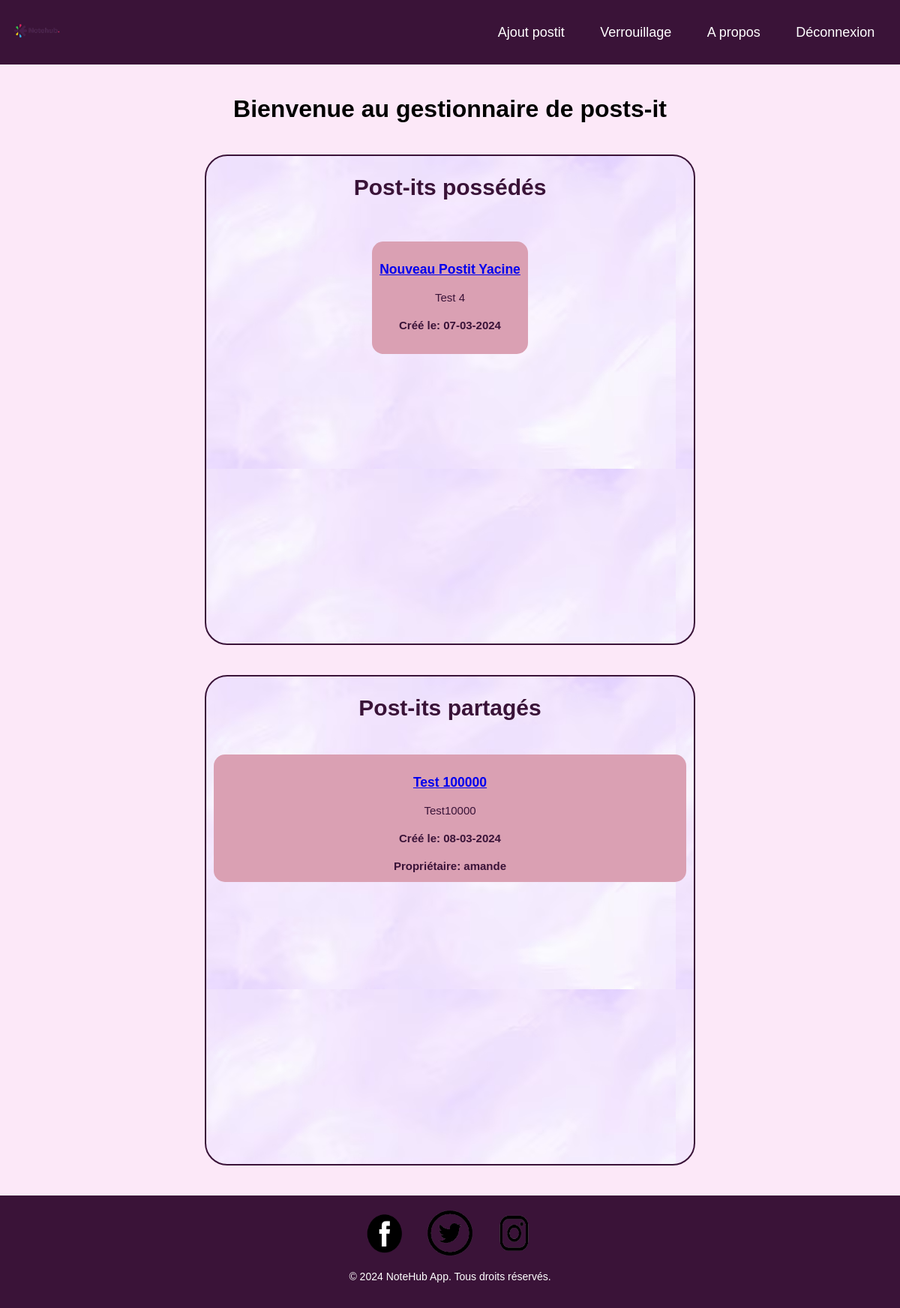
/controleur/AccueilControleur.php (signed in), run on an earlier commit of the app's database.
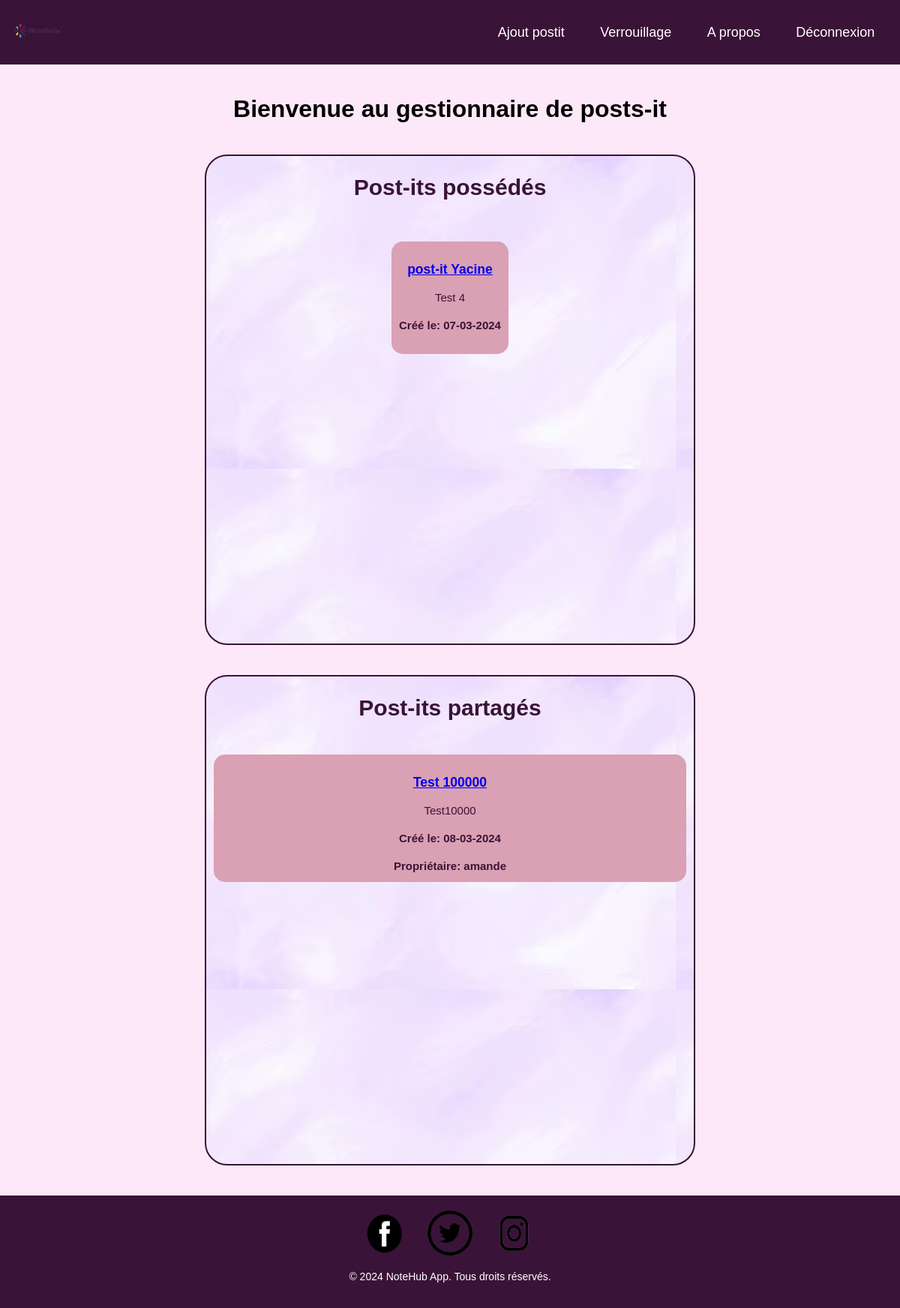
And on a later commit of the database.
### tables this page shows
CREATE TABLE POSTIT (
    IDPOSTIT INTEGER PRIMARY KEY AUTOINCREMENT,
    DATEDECREATION TEXT NOT NULL,
    TITRE TEXT NOT NULL,
    PSEUDO TEXT NOT NULL,
    LIBELLE TEXT NOT NULL,
    IDUSER INTEGER,
    FOREIGN KEY (IDUSER) REFERENCES USER(IDUSER)
);

### controleur/AccueilControleur.php (called while the page is built, shortened)
<?php
require_once __DIR__ . '/../modele/PostitModel.php';
$postitModel = new PostitModel();
$allPostits = $postitModel->getUserPostits($_SESSION['userId']) ?: [];
$sharedPostits = isset($_SESSION['userId']) ? $postitModel->getSharedPostits($_SESSION['userId']) : [];
$sharedPostits = [];
if (isset($_SESSION['userId'])) {
    $userId = $_SESSION['userId'];
    $sharedPostits = $postitModel->getSharedPostits($userId);
} else {
   ;
}
require_once __DIR__ . '/../vue/AccueilVue.php';
?>

### modele/PostitModel.php (called while the page is built, shortened)
<?php
class PostitModel {
    private $db;
    public function __construct() {
        $this->db = new PDO('sqlite:C:\xampp\htdocs\ProjetTER\src\bdd\scrip.sqlite');
    }
    public function getUserPostits($userId) {
        $sql = "SELECT p.* FROM POSTIT p
                WHERE p.IDUSER = :userId";
        $stmt = $this->db->prepare($sql);
        $stmt->bindParam(':userId', $userId, PDO::PARAM_INT);
        $stmt->execute();
        return $stmt->fetchAll(PDO::FETCH_ASSOC);
    }
    public function getSharedPostits($userId) {
        $sql = "SELECT p.* FROM POSTIT p
                INNER JOIN Partage pa ON p.IDPOSTIT = pa.IDPOSTIT
                WHERE pa.IDUSER = :userId";
        $stmt = $this->db->prepare($sql);
        $stmt->bindParam(':userId', $userId);
        $stmt->execute();
        return $stmt->fetchAll(PDO::FETCH_ASSOC);
    }
}
?>

### vue/AccueilVue.php (the view, shortened to what this page needs)
<!DOCTYPE html>
<html lang="en">
<head>
    <link rel="stylesheet" href="vue/styles/accueil.css">
</head>
<body>
    <header>
        <?php
        require_once 'vue/Styles/header.php'
        ?>
    </header>
    <div class="container">
        <h1>Bienvenue au gestionnaire de posts-it</h1>
        <div class="post-it-wrapper">
            <h2>Post-its possédés</h2>
            <div class="post-it-container" id="post-it-container-owned">
            <div class="post-it-container" id="post-it-container-owned">
    <?php foreach ($allPostits as $postit){ ?>
        <div class="post-it">
                 <a href="index.php?page=PostitDetail&id=<?php echo $postit['IDPOSTIT']; ?>">
                    <h3><?php echo htmlspecialchars($postit['TITRE'], ENT_QUOTES, 'UTF-8'); ?></h3>
                 </a>
            <p><?php echo nl2br(htmlspecialchars($postit['LIBELLE'], ENT_QUOTES, 'UTF-8')); ?></p>
            <h4>Créé le: <?php echo htmlspecialchars($postit['DATEDECREATION'], ENT_QUOTES, 'UTF-8'); ?></h4>
        </div>
    <?php }; ?>
</div>
            </div>
        </div>
<div class="post-it-wrapper">
    <h2>Post-its partagés</h2>
    <div class="post-it-container" id="post-it-container-shared">
        <?php foreach ($sharedPostits as $postit):?>
            <div class="post-it">
                <a href="index.php?page=PostitSharedDetail&id=<?php echo $postit['IDPOSTIT']; ?>">
                    <h3><?php echo htmlspecialchars($postit['TITRE'], ENT_QUOTES, 'UTF-8'); ?></h3>
                </a>
                <p><?php echo nl2br(htmlspecialchars($postit['LIBELLE'], ENT_QUOTES, 'UTF-8')); ?></p>
                <h4>Créé le: <?php echo htmlspecialchars($postit['DATEDECREATION'], ENT_QUOTES, 'UTF-8'); ?></h4>
                <h4>Propriétaire: <?php echo htmlspecialchars($postit['PSEUDO']); ?></h4>
            </div>
        <?php endforeach; ?>
    </div>
</div>
        </div>
<footer>
        <?php
            require_once 'vue/Styles/footer.php'
        ?>
    </footer>
</body>
</html>

### vue/styles/header.php
<nav>
            <div class="logo">
                <img src="vue/images/logosite.png" alt="logo">
            </div>
            <div class="links">
                <ul>
                    <li><a href="#" id= "ajouterPostItBtn" >Ajout postit</a></li>
                    <li><a href="#">Verrouillage</a></li>
                    <li><a href="index.php?page=apropos">A propos</a></li>
                    <li><a href="#" id="logoutBtn">Déconnexion</a></li>
                </ul>
            </div>
        </nav>

### vue/styles/footer.php
<div class="social-icons">
            <a href="#"><img src="vue/images/facebook.png" alt="Facebook"></a>
            <a href="#"><img src="vue/images/twitter.png" alt="Twitter"></a>
            <a href="#"><img src="vue/images/instagram.png" alt="Instagram"></a>
        </div>
<p>&copy; 2024 NoteHub App. Tous droits réservés.</p>

### vue/styles/accueil.css (style rules this page uses)
body { font-family: Arial, sans-serif; background-color: #FCE8F8; margin: 0; padding: 0; }
nav { background-color: #3a1338; display: flex; justify-content: space-between; align-items: center; padding: 1px 10px; background-size: cover; }
.links { width: 50%; }
.links ul { display: flex; justify-content: space-around; }
.links li { list-style-type: none; }
.links a { text-decoration: none; color: white; font-size: 18px; cursor: pointer; padding-bottom: 0.5em; background-image: linear-gradient(white, white); background-size: 0% 0.1em; background-position-y: 100%; background-position-x: 50%; background-repeat: no-repeat; transition: background-size ease-in-out 0.5s; }
.logo img { width: 80px; height: 80px; }
.container { text-align: center; padding: 20px; }
.post-it-wrapper { display: inline-block; margin: 20px; vertical-align: top; color: #3a1338; font-size: 20px; background-image: url('fondd.png'); height: 650px; width: 650px; border: 2px solid#3a1338; border-radius: 30px; }
.post-it-container { display: flex; flex-wrap: wrap; justify-content: center; }
.post-it { background-color: #daa0b3; width: 200px; padding: 10px; margin: 10px; }
body { font-family: Arial, sans-serif; text-align: center; }
footer { background-color: #3a1338; color: #fff; padding: 20px; text-align: center; }
.social-icons { margin-bottom: 20px; }
.social-icons a { margin: 0 10px; }
.social-icons img { width: 60px; height: 60px; vertical-align: middle; }
footer p { font-size: 14px; }
.post-it-container { display: flex; flex-wrap: wrap; gap: 10px; padding: 10px; align-items: flex-start; justify-content: space-around; max-height: 500px; overflow-y: auto; }
.post-it { width: 100%; margin: 10px 0; height: auto; max-height: 150px; overflow: hidden; border-radius: 15px; font-size: 15px; }
@media (min-width: 1000px) { .post-it { flex: 1 1 calc(25% - 20px); } }

What changed in the data, as far as the page shows it:
changed postit "Test 4": TITRE "Nouveau Postit Yacine" → "post-it Yacine"
